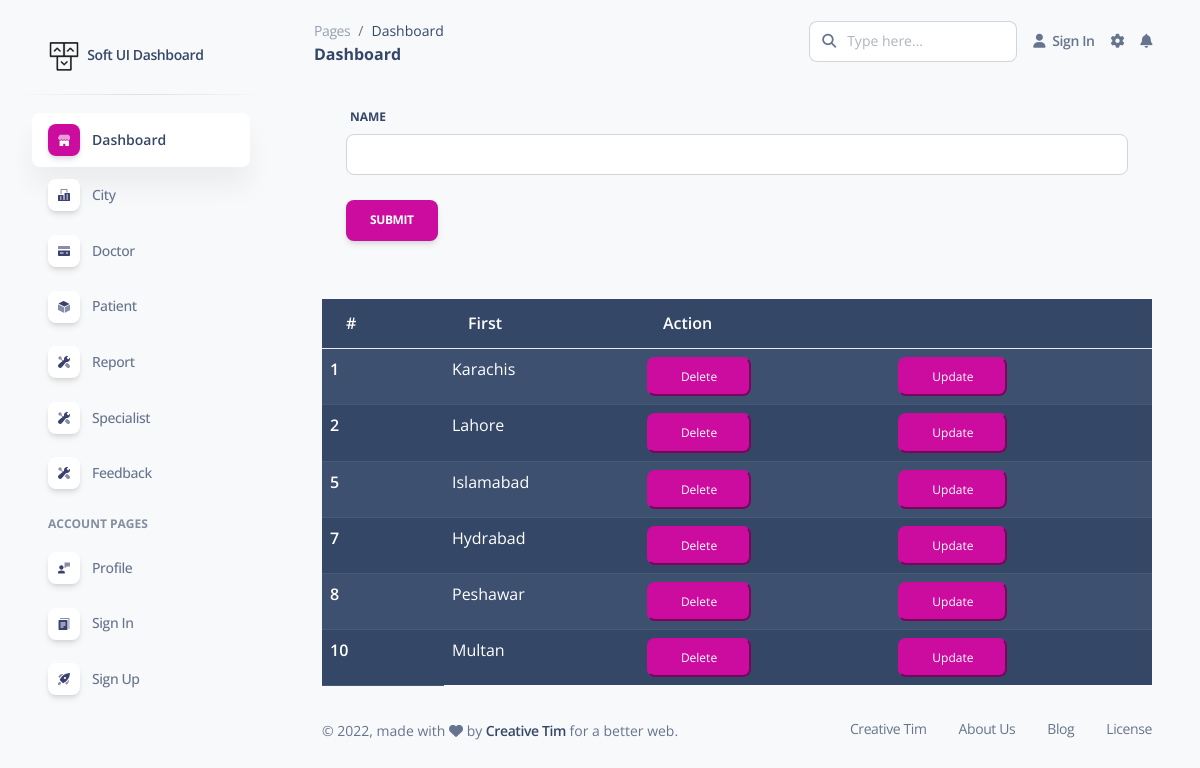
/city/Index.php, run on the app's committed database.
### tables this page shows
CREATE TABLE `cities` (
  `ID` int(32) NOT NULL,
  `Name` varchar(500) NOT NULL
);

### city/Index.php (the view, shortened to what this page needs)
<?php
include "../headers.php";
?>
  <body>
<div class="container-fluid">
        <form action="/HOSPITAL/city/insertcity.php" method= "post">
      <div class="container-fluid mb-3">
        <label for="NAME" class="form-label">NAME</label>
        <input type="text" class="form-control" id="NAME" aria-describedby="emailHelp" name="NAME">
           <br>
           <button type="submit" name="save" class="btn btn-primary">Submit</button>
      </div>
  </form>  <br>
    <?php
    include "../connection.php";
  $sql = "select * from `cities`";
  $result = mysqli_query($link, $sql);
  $num = mysqli_num_rows($result);?>
  <table class="table table-dark table-striped">
    <thead>
        <tr>
            <th >#</th>
            <th >First</th>
            <th colspan="2">Action</th>
        </tr>
    </thead>
    <tbody>
        <?php
    while ($res = mysqli_fetch_array($result)) {
    ?>
        <tr>
            <th >
                <?php echo $res['ID'];?>
            </th>
            <td>
                <?php echo $res['Name'];?>
            </td>
            <td>
            <a class="text-white" href="citdel.php?ID=<?php
            echo $res['ID'];?>">  <button class="btn-primary btn-sm" name= "delete">  Delete </button></a>
           </td>
            <td>
            <a class="text-white" href="citupd.php?ID=<?php
            echo $res['ID'];?>">    <button class="btn-primary btn-sm">  Update </button></a>
            </td>
        </tr>
        <?php
    }
        ?>
        </tbody>
        </table>
</div>
<?php
include "../footer.php";
?>
</body>

### headers.php (shortened to what this page needs)
<!DOCTYPE html>
<html lang="en">
<head>
  <link href="../assets/css/nucleo-icons.css" rel="stylesheet" />
  <link href="../assets/css/nucleo-svg.css" rel="stylesheet" />
  <link href="../assets/css/nucleo-svg.css" rel="stylesheet" />
  <link id="pagestyle" href="../assets/css/soft-ui-dashboard.css?v=1.0.3" rel="stylesheet" />
</head>
<body class="g-sidenav-show  bg-gray-100">
  <aside class="sidenav navbar navbar-vertical navbar-expand-xs border-0 border-radius-xl my-3 fixed-start ms-3 "
    id="sidenav-main">
    <div class="sidenav-header">
      <a class="navbar-brand m-0" href="https://demos.creative-tim.com/soft-ui-dashboard/pages/dashboard.html"
        target="_blank">
        <img src="../assets/img/logo-ct.png" class="navbar-brand-img h-100" alt="main_logo">
        <span class="ms-1 font-weight-bold">Soft UI Dashboard</span>
      </a>
    </div>
    <hr class="horizontal dark mt-0">
    <div class="collapse navbar-collapse  w-auto  max-height-vh-100 h-100" id="sidenav-collapse-main">
      <ul class="navbar-nav">
        <li class="nav-item">
          <span class="nav-link  active" href="">
            <div
              class="icon icon-shape icon-sm shadow border-radius-md bg-white text-center me-2 d-flex align-items-center justify-content-center">
            </div>
            <span class="nav-link-text ms-1">Dashboard</span>
</span>
        </li>
        <li class="nav-item">
          <a class="nav-link  " href="../city/cityselect.php">
            <div
              class="icon icon-shape icon-sm shadow border-radius-md bg-white text-center me-2 d-flex align-items-center justify-content-center">
            </div>
            <span class="nav-link-text ms-1">City</span>
          </a>
        </li>
        <li class="nav-item">
          <a class="nav-link  " href="../doctor/docselect.php">
            <div
              class="icon icon-shape icon-sm shadow border-radius-md bg-white text-center me-2 d-flex align-items-center justify-content-center">
            </div>
            <span class="nav-link-text ms-1">Doctor</span>
          </a>
        </li>
        <li class="nav-item">
          <a class="nav-link  " href="../patient/patselect.php">
            <div
              class="icon icon-shape icon-sm shadow border-radius-md bg-white text-center me-2 d-flex align-items-center justify-content-center">
            </div>
            <span class="nav-link-text ms-1">Patient</span>
          </a>
        </li>
        <li class="nav-item">
          <a class="nav-link  " href="../Reports/selectrp.php   ">
            <div
              class="icon icon-shape icon-sm shadow border-radius-md bg-white text-center me-2 d-flex align-items-center justify-content-center">
            </div>
            <span class="nav-link-text ms-1">Report</span>
          </a>
        </li>  <li class="nav-item">
          <a class="nav-link  " href="../Specialist/specselect.php   ">
            <div
              class="icon icon-shape icon-sm shadow border-radius-md bg-white text-center me-2 d-flex align-items-center justify-content-center">
            </div>
            <span class="nav-link-text ms-1">Specialist</span>
          </a>
        </li> </li>  <li class="nav-item">
          <a class="nav-link  " href="../feedback/select-feedback.php   ">
            <div
              class="icon icon-shape icon-sm shadow border-radius-md bg-white text-center me-2 d-flex align-items-center justify-content-center">
            </div>
            <span class="nav-link-text ms-1">Feedback</span>
          </a>
        </li>
        <li class="nav-item mt-3">
          <h6 class="ps-4 ms-2 text-uppercase text-xs font-weight-bolder opacity-6">Account pages</h6>
        </li>
        <li class="nav-item">
          <a class="nav-link  " href="../pages/profile.html">
            <div
              class="icon icon-shape icon-sm shadow border-radius-md bg-white text-center me-2 d-flex align-items-center justify-content-center">
            </div>
            <span class="nav-link-text ms-1">Profile</span>
          </a>
        </li>
        <li class="nav-item">
          <a class="nav-link  " href="../pages/sign-in.html">
            <div
              class="icon icon-shape icon-sm shadow border-radius-md bg-white text-center me-2 d-flex align-items-center justify-content-center">
            </div>
            <span class="nav-link-text ms-1">Sign In</span>
          </a>
        </li>
        <li class="nav-item">
          <a class="nav-link  " href="../pages/sign-up.html">
            <div
              class="icon icon-shape icon-sm shadow border-radius-md bg-white text-center me-2 d-flex align-items-center justify-content-center">
            </div>
            <span class="nav-link-text ms-1">Sign Up</span>
          </a>
        </li>
      </ul>
    </div>
  </aside>
  <main class="main-content position-relative max-height-vh-100 h-100 mt-1 border-radius-lg ">
    <nav class="navbar navbar-main navbar-expand-lg px-0 mx-4 shadow-none border-radius-xl" id="navbarBlur"
      navbar-scroll="true">
      <div class="container-fluid py-1 px-3">
        <nav aria-label="breadcrumb">
          <ol class="breadcrumb bg-transparent mb-0 pb-0 pt-1 px-0 me-sm-6 me-5">
            <li class="breadcrumb-item text-sm"><a class="opacity-5 text-dark" href="javascript:;">Pages</a>
          </li>
            <li class="breadcrumb-item text-sm text-dark active" aria-current="page">Dashboard</li>
          </ol>
          <h6 class="font-weight-bolder mb-0">Dashboard</h6>
        </nav>
        <div class="collapse navbar-collapse mt-sm-0 mt-2 me-md-0 me-sm-4" id="navbar">
          <div class="ms-md-auto pe-md-3 d-flex align-items-center">
            <div class="input-group">
              <span class="input-group-text text-body"><i class="fas fa-search" aria-hidden="true"></i></span>
              <input type="text" class="form-control" placeholder="Type here...">
            </div>
          </div>
          <ul class="navbar-nav  justify-content-end">
            <li class="nav-item d-flex align-items-center">
              <a href="javascript:;" class="nav-link text-body font-weight-bold px-0">
                <i class="fa fa-user me-sm-1"></i>
                <span class="d-sm-inline d-none">Sign In</span>
              </a>
            </li>
            <li class="nav-item px-3 d-flex align-items-center">
              <a href="javascript:;" class="nav-link text-body p-0">
                <i class="fa fa-cog fixed-plugin-button-nav cursor-pointer"></i>
              </a>
            </li>
            <li class="nav-item dropdown pe-2 d-flex align-items-center">
              <a href="javascript:;" class="nav-link text-body p-0" id="dropdownMenuButton" data-bs-toggle="dropdown"
                aria-expanded="false">
                <i class="fa fa-bell cursor-pointer"></i>
              </a>
            </li>
          </ul>
        </div>
      </div>
    </nav>
    <div class="container-fluid py-4" >

### footer.php (shortened to what this page needs)
 <footer class="footer pt-3  ">
        <div class="container-fluid">
          <div class="row align-items-center justify-content-lg-between">
            <div class="col-lg-6 mb-lg-0 mb-4">
              <div class="copyright text-center text-sm text-muted text-lg-start">
                ©
                ,
                made with <i class="fa fa-heart"></i> by
                <a href="https://www.creative-tim.com" class="font-weight-bold" target="_blank">Creative Tim</a>
                for a better web.
              </div>
            </div>
            <div class="col-lg-6">
              <ul class="nav nav-footer justify-content-center justify-content-lg-end">
                <li class="nav-item">
                  <a href="https://www.creative-tim.com" class="nav-link text-muted" target="_blank">Creative Tim</a>
                </li>
                <li class="nav-item">
                  <a href="https://www.creative-tim.com/presentation" class="nav-link text-muted" target="_blank">About
                    Us</a>
                </li>
                <li class="nav-item">
                  <a href="https://creative-tim.com/blog" class="nav-link text-muted" target="_blank">Blog</a>
                </li>
                <li class="nav-item">
                  <a href="https://www.creative-tim.com/license" class="nav-link pe-0 text-muted"
                    target="_blank">License</a>
                </li>
              </ul>
            </div>
          </div>
        </div>
      </footer>
    </div>
  </main>
</body>
</html>

### assets/css/nucleo-svg.css (style rules this page uses)
.icon { display: inline-block; color: #111111; height: 1em; width: 1em; }
.icon-sm { height: 0.8em; width: 0.8em; }
.icon { fill: currentColor; stroke: none; }

### data on the page
cities: ID "1", Name "Karachis"
cities: ID "2", Name "Lahore"
cities: ID "5", Name "Islamabad"
cities: ID "7", Name "Hydrabad"
cities: ID "8", Name "Peshawar"
cities: ID "10", Name "Multan"
